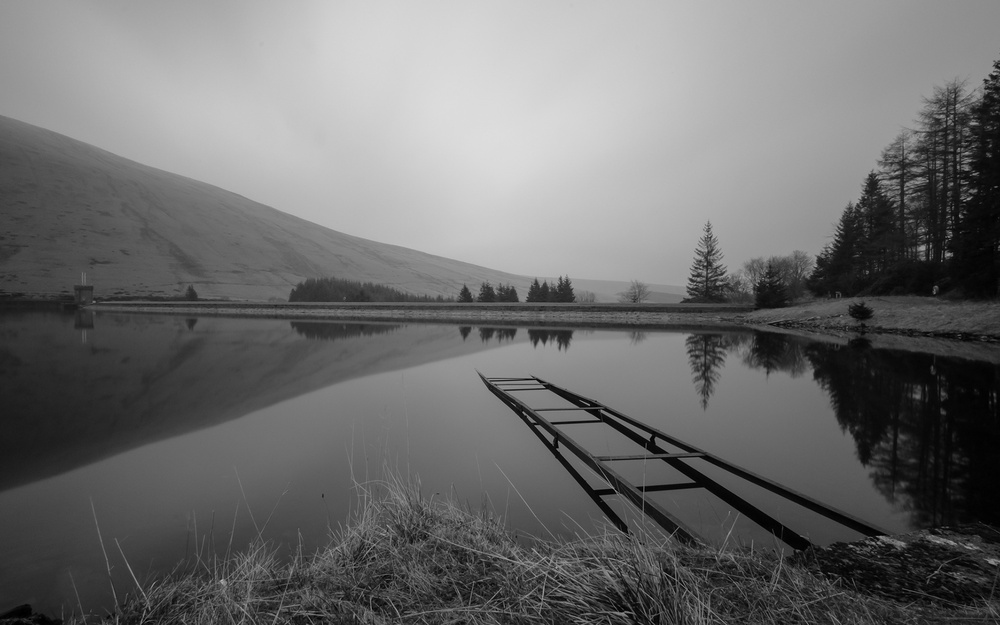
#> input picture Week-03/landscape.jpg, 1000 x 625 px, shrunk from 1920 x 1200 before the run
$ jupyter execute Week-03.ipynb
#> lines starting #> are read from the running program, lines starting #| are printed output that depends on the picture
# Yogunluk Donusumleri ve Histogram Isleme

[cell 1]
import numpy as np
import cv2 as cv
from matplotlib import pyplot as plt
img = cv.imread('landscape.jpg',0)
#> img is the input picture: shape (625, 1000); min 0, max 222, mean 109.8
hist,bins = np.histogram(img.flatten(),256,[0,256])
#> hist = 256 values, max 4664 at index 198, min 0 at index 223, mean 2441.4; bins = 257 values from 0 to 256
cdf = hist.cumsum()
#> cdf = 256 values from 97 to 625000
cdf_normalized = cdf * float(hist.max()) / cdf.max()
#> cdf_normalized = 256 values from 0.724 to 4664
plt.plot(cdf_normalized, color = 'b')
plt.hist(img.flatten(),256,[0,256], color = 'r')
plt.xlim([0,256])
plt.legend(('cdf','histogram'), loc = 'upper left')
plt.show()
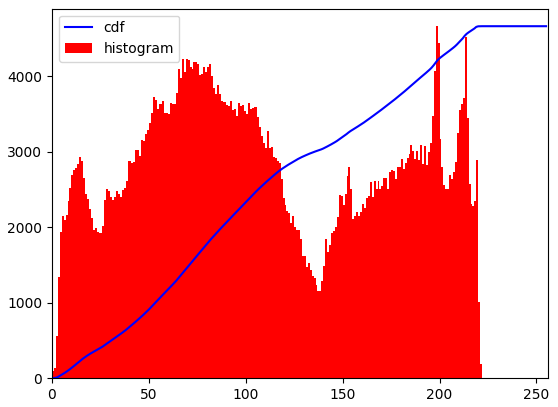
#> figure drawn by matplotlib, 1 panel; tallest bar 4664 high, from x = 198 to 199; curve peaks at x = 222, y = 4664

[cell 2]
img = cv.imread('landscape.jpg',0)
equ = cv.equalizeHist(img)
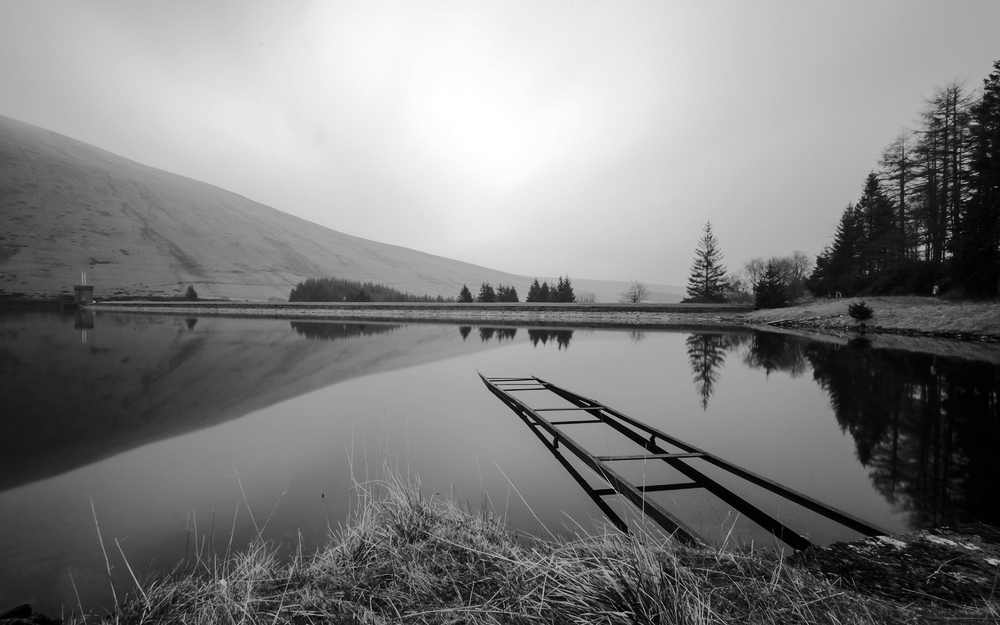
#> equ: shape (625, 1000); min 0, max 255, mean 128.1
res = np.hstack((img,equ)) #stacking images side-by-side
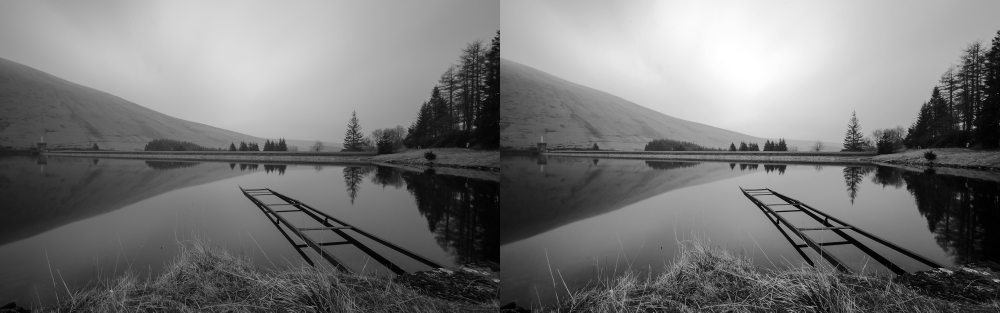
#> res: shape (625, 2000) (shown at 1/2 size); min 0, max 255, mean 119
cv.imwrite('res.png',res)
out = cv.imread('res.png')
#> out: shape (625, 2000, 3); min 0, max 255, mean 119
plt.imshow(out)
plt.show()

$ run again, with Week-03/res.png saved as Week-03/landscape.jpg
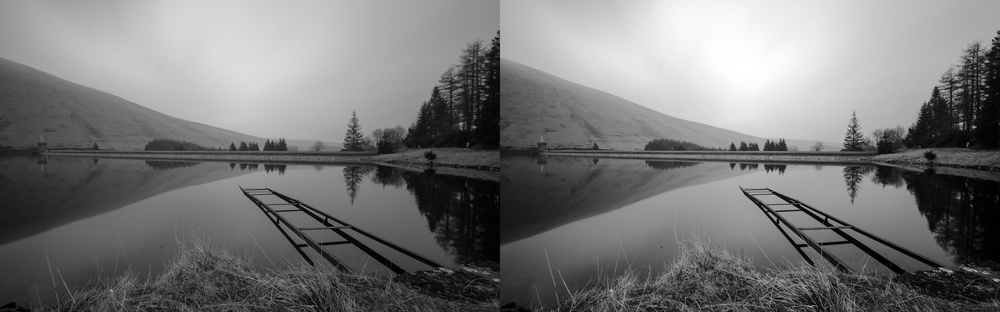
#> input picture Week-03/res.png, 1000 x 312 px, shrunk from 3840 x 1200 before the run
#> img is the input picture: shape (312, 1000); min 0, max 255, mean 119
#> hist = 256 values, max 1892 at index 74, min 255 at index 255, mean 1218.8; bins = 257 values from 0 to 256
#> cdf = 256 values from 371 to 312000
#> cdf_normalized = 256 values from 2.25 to 1892
#> `plt.show()`:
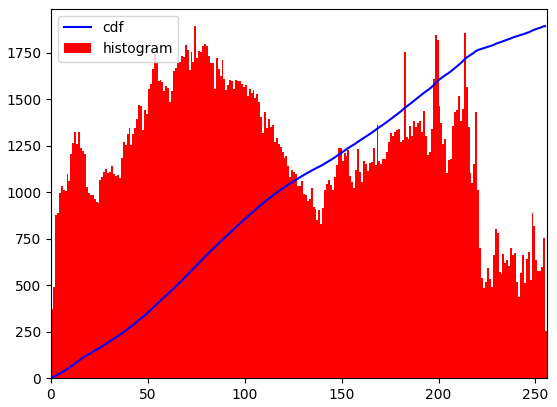
#> figure drawn by matplotlib, 1 panel; tallest bar 1892 high, from x = 74 to 75; curve peaks at x = 255, y = 1892
#> `res = np.hstack((img,equ))`:
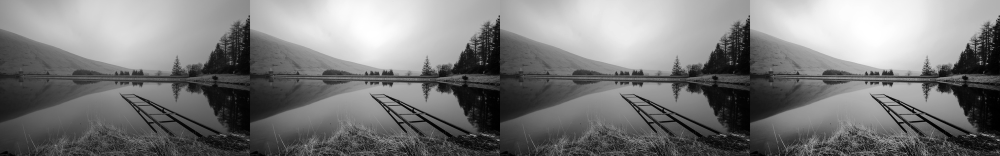
#> res: shape (312, 2000) (shown at 1/2 size); min 0, max 255, mean 123.4
